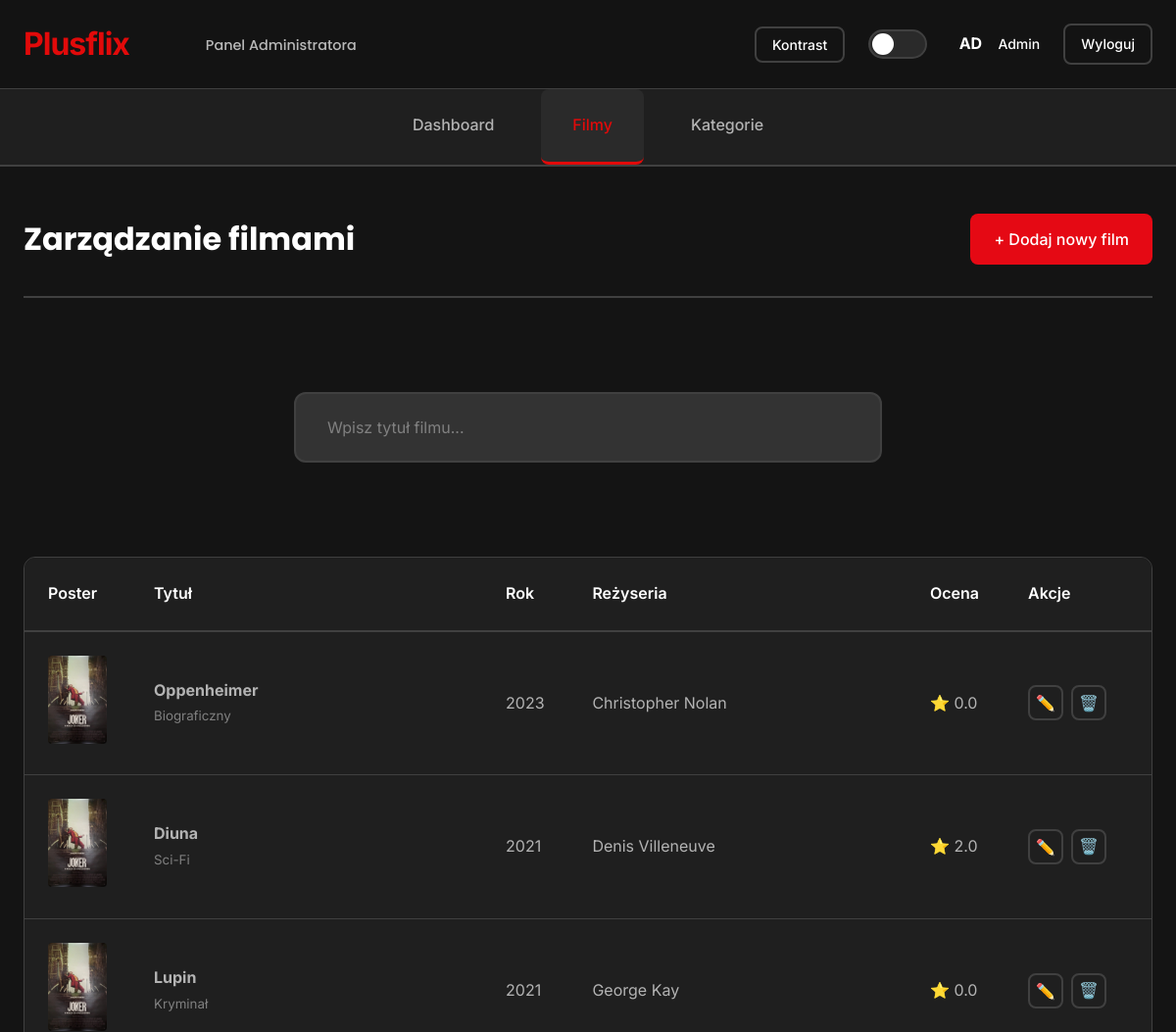
The app's page /admin-movies.php (signed in, upper part), older data.
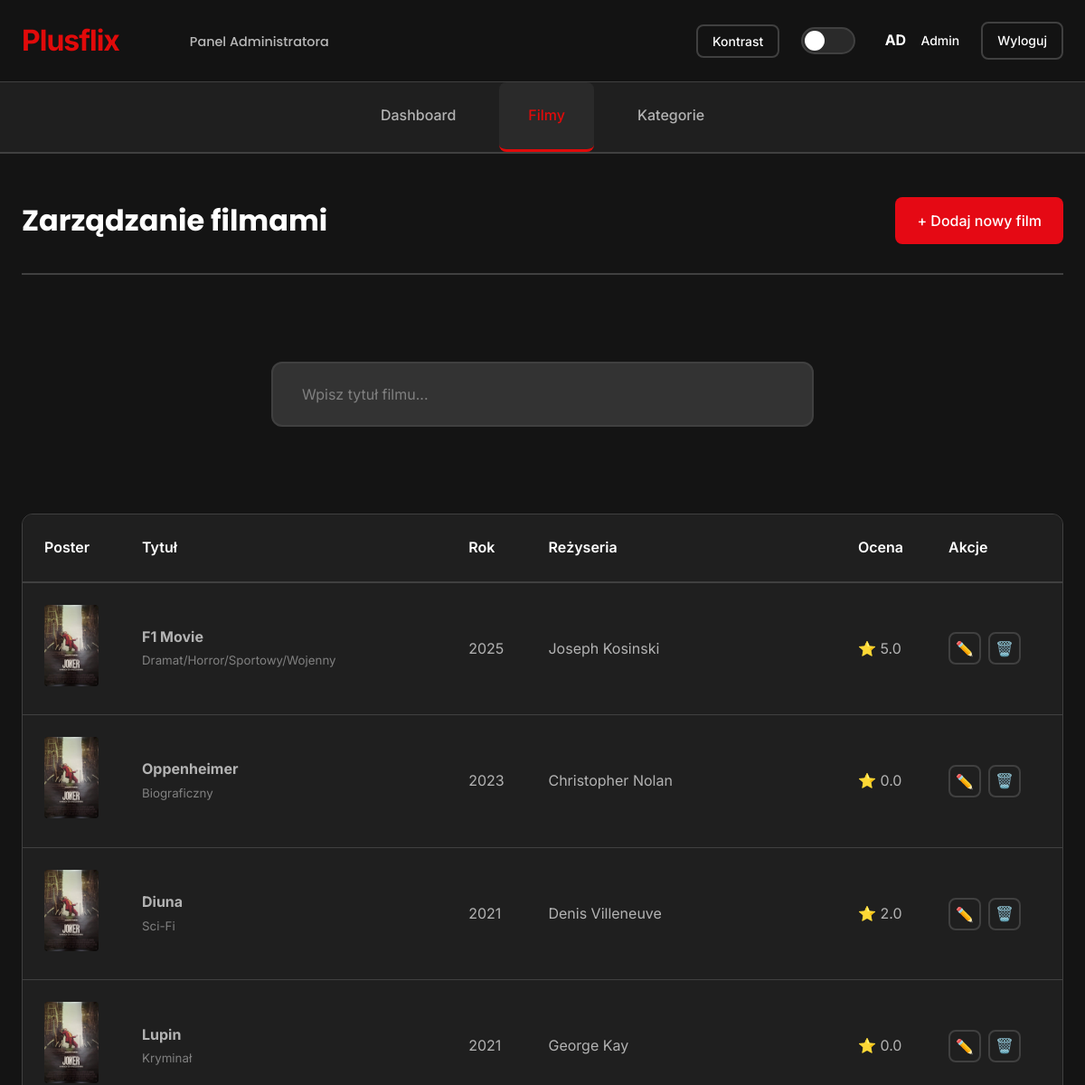
The same page, newer data.
### tables this page shows
CREATE TABLE "Filmy" (
                            id_filmu INTEGER PRIMARY KEY AUTOINCREMENT,
                            nazwa TEXT NOT NULL,
                            rezyser TEXT, -- Reżyser teraz znajduje się tutaj
                            platforma TEXT,
                            rok_wydania INTEGER,
                            gatunek TEXT,
                            opis TEXT,
                            poster_url TEXT,
                            srednia_ocena REAL DEFAULT 0.00
);

### admin-movies.php (the view, shortened to what this page needs)
<?php
$database = new Database();
$db = $database->connect();
$query = "SELECT * FROM Filmy ORDER BY rok_wydania DESC";
$stmt = $db->query($query);
$movies = $stmt->fetchAll();
?>
<!DOCTYPE html>
<html lang="pl" data-theme="dark">
<head>
    <link rel="stylesheet" href="css/variables.css">
    <link rel="stylesheet" href="css/main.css">
    <link rel="stylesheet" href="css/components.css">
    <link rel="stylesheet" href="css/responsive.css">
    <link rel="stylesheet" href="css/admin.css">
</head>
<body>
<header class="header">
    <div class="container">
        <div class="header-content">
            <div class="header-logo-wrapper">
                <a href="index.php" class="logo">Plusflix</a>
                <span class="slogan">Panel Administratora</span>
            </div>
            <div class="header-right">
                <button id="contrastToggle" class="btn btn-secondary btn-sm" title="Tryb wysokiego kontrastu">
                    Kontrast
                </button>
                <div class="theme-toggle" id="themeToggle">
                    <div class="theme-toggle-slider"></div>
                </div>
                <div class="user-info">
                    <div class="user-avatar">AD</div>
                    <span class="user-name">Admin</span>
                </div>
                <a href="admin-logout.php" class="btn btn-secondary btn-sm">
                    Wyloguj
                </a>
            </div>
        </div>
    </div>
</header>
<nav class="admin-nav">
    <div class="container" style="display: flex; gap: var(--spacing-sm);">
        <a href="admin-dashboard.php" class="admin-nav-link">Dashboard</a>
        <a href="admin-movies.php" class="admin-nav-link active">Filmy</a>
        <a href="admin-categories.php" class="admin-nav-link">Kategorie</a>
    </div>
</nav>
<section class="admin-section">
    <div class="container">
        <div class="admin-header">
            <h2 class="admin-title">Zarządzanie filmami</h2>
            <button class="btn btn-primary" onclick="showAddMovieForm()">
                + Dodaj nowy film
            </button>
        </div>
        <div class="search-container" style="max-width: 600px; margin-bottom: var(--spacing-xl);">
            <input
                    type="text"
                    class="search-input"
                    id="adminSearchInput"
                    placeholder="Wpisz tytuł filmu..."
            >
        </div>
        <div class="admin-table-container">
            <table class="admin-table">
                <thead>
                <tr>
                    <th style="width: 80px;">Poster</th>
                    <th>Tytuł</th>
                    <th style="width: 80px;">Rok</th>
                    <th>Reżyseria</th>
                    <th style="width: 100px;">Ocena</th>
                    <th style="width: 150px;">Akcje</th>
                </tr>
                </thead>
                <tbody>
                <?php foreach ($movies as $movie): ?>
                    <tr>
                        <td>
                            <img
                                    src="<?php echo !empty($movie['poster_url']) ? htmlspecialchars($movie['poster_url']) : 'assets/posters/123.jpg'; ?>"
                                    alt="<?php echo htmlspecialchars($movie['nazwa']); ?>"
                                    class="movie-thumbnail"
                                    onerror="this.src='assets/posters/123.jpg'"
                            >
                        </td>
                        <td>
                            <strong><?php echo htmlspecialchars($movie['nazwa']); ?></strong><br>
                            <small style="color: var(--text-muted);">
                                <?php echo htmlspecialchars($movie['gatunek']); ?>
                            </small>
                        </td>
                        <td><?php echo $movie['rok_wydania']; ?></td>
                        <td><?php echo htmlspecialchars($movie['rezyser'] ?? ''); ?></td>
                        <td>⭐ <?php echo number_format($movie['srednia_ocena'], 1); ?></td>
                        <td>
                            <div class="table-actions">
                                <button class="btn btn-secondary btn-icon-only"
                                        onclick='editMovie(<?php echo json_encode($movie); ?>)'
                                        title="Edytuj">
                                    ✏️
                                </button>
                                <a href="admin-movie-delete.php?id=<?php echo $movie['id_filmu']; ?>"
                                   class="btn btn-secondary btn-icon-only"
                                   onclick="return confirm('Czy na pewno chcesz usunąć ten film?')"
                                   title="Usuń">
                                    🗑️
                                </a>
                            </div>
                        </td>
                    </tr>
                <?php endforeach; ?>
                </tbody>
            </table>
        </div>
    </div>
</section>
</body>
</html>

Row changes from the older to the newer data that the page shows:
added filmy: nazwa "F1 Movie", gatunek "Dramat/Horror/Sportowy/Wojenny", rok_wydania "2025", rezyser "Joseph Kosinski", srednia_ocena "5.0"
